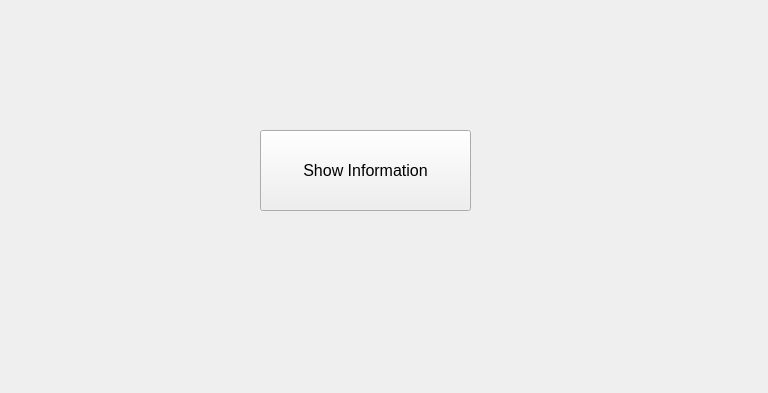
<?xml version="1.0" encoding="UTF-8"?>
<ui version="4.0">
 <class>Widget</class>
 <widget class="QWidget" name="Widget">
  <property name="geometry">
   <rect>
    <x>0</x>
    <y>0</y>
    <width>768</width>
    <height>393</height>
   </rect>
  </property>
  <property name="windowTitle">
   <string>Widget</string>
  </property>
  <widget class="QPushButton" name="showInfoButton">
   <property name="geometry">
    <rect>
     <x>260</x>
     <y>130</y>
     <width>211</width>
     <height>81</height>
    </rect>
   </property>
   <property name="font">
    <font>
     <pointsize>12</pointsize>
    </font>
   </property>
   <property name="text">
    <string>Show Information</string>
   </property>
  </widget>
 </widget>
 <resources/>
 <connections/>
</ui>
